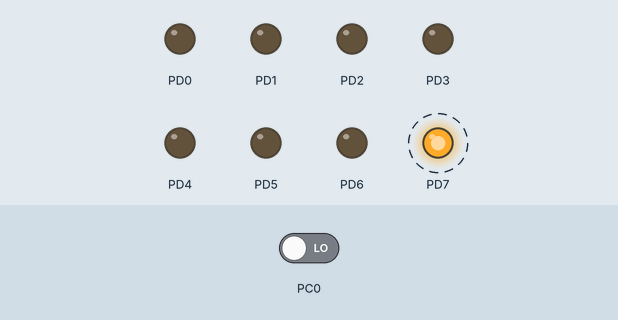
A program run on a simulated ATmega128, built with avr-gcc and emulated at 8 MHz. Parts: output pins drawn as LEDs (lit = HIGH). Dashed ring = blinking. Inputs (shaded band) come from the test bench; at power-on: PC0 LOW.

Above: at 0.5 s.
Timing chart, 0 to 4.6 s (numbered marks = the images above):
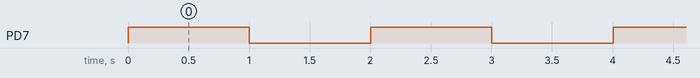

Measured:
- by itself, PD7: alternates HIGH for 1.0 s and LOW for 1.0 s

The program:

main.c
```c
/*
 * OpdrachtB6.c
 *
 * Created: 6-2-2018 11:54:24
 * Author : dionb
 */
#define F_CPU 8000000

#include <avr/io.h>
#include <util/delay.h>

int state = 0;

int main(void)
{
	DDRC = 0x00;
	DDRD = 0xFF;
	int ledOn = 0;
    /* Replace with your application code */
    while (1)
    {

		if(ledOn == 1) {
			PORTD = 0x00;
			ledOn = 0;
		} else {
			PORTD = 0b10000000;
			ledOn = 1;
		}

		if(state == 0) {
			wait(1000);
		} else if(state == 1) {
			wait(250);
		}
    }
}

void wait(int ms) {
	for(int i = 0; i < ms; i++) {
		_delay_ms(1);
		if(PINC & 0x01) {
			state = (state + 1) % 2;
		}
	}
}
```
